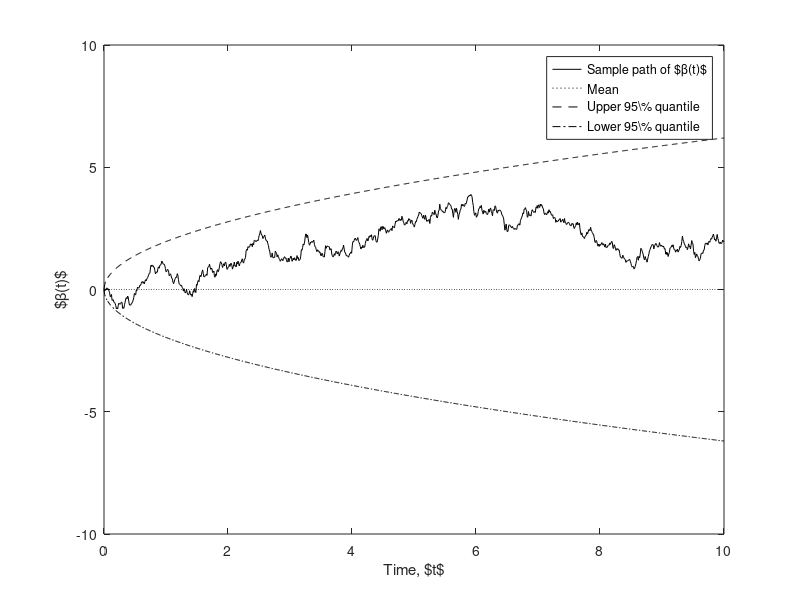
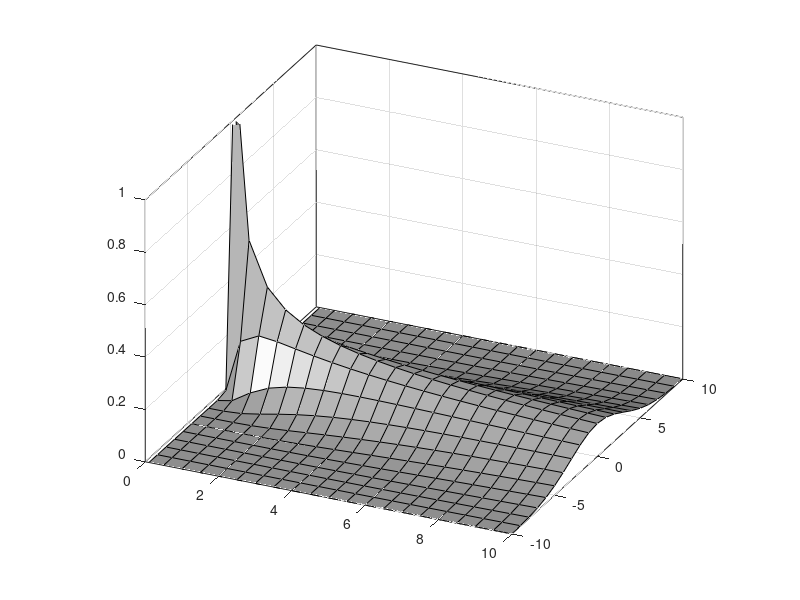

The MATLAB source for these figures, in order:
%% Figure 3.2: Two views of Brownian motion
%
% Copyright: 
%   2018 - Simo Särkkä and Arno Solin
%
% License:
%   This software is provided under the MIT License. See the accompanying 
%   LICENSE file for details.

%%

  if exist('rng') % Octave doesn't have rng
    rng(10,'twister')
  else
    randn('state',3);
  end
  
  t = linspace(0,10,1000);
  dt = t(2)-t(1);
  x = [0 cumsum(sqrt(dt)*randn(1,numel(t)-1))];
  
  % For Octave
  norminv = @(x,m,s) -sqrt(2)*erfcinv(2*x) .* s + m;
  normpdf = @(x,m,s) 1./(s .* sqrt(2*pi)) .* exp(-0.5*(x-m).^2 ./ s.^2);
  
  % Upper and lower bounds
  ub = norminv(0.975,zeros(size(t)),sqrt(t));
  lb = norminv(0.025,zeros(size(t)),sqrt(t));
  
  figure(1); clf
    plot(t,x,'-k', ...
         t,0*t,':k',...
         t,ub,'--k', ...
         t,lb,'-.k','LineWidth',0.5)
    
  % Legend
  legend('Sample path of $\beta(t)$','Mean', ...
    'Upper 95\% quantile','Lower 95\% quantile')  
    
  xlabel('Time, $t$')
  ylabel('$\beta(t)$')

  
%% Mesh  

  t = linspace(0,10,21); t(1) = .1;
  x = linspace(-10,10,21);
  [T,X] = meshgrid(t,x);
    
  P = normpdf(X(:),0.*T(:),sqrt(T(:)));
  P = reshape(P,size(T));
  
  figure(2); clf
  
    % Show surface
    if exist('surf2patch') % Matlab    
        p=surf2patch(T,X,P);
        h=patch(p,'EdgeColor','k','FaceColor',[.7 .7 .7],'FaceAlpha',.8,'LineWidth',.25);

        xlabel('Time, $t$')
        ylabel('$\beta(t)$')
        zlabel('$p(\beta(t))$') 

        camproj('perspective')
    else % Octave
        surfl(T,X,P);
        colormap gray;
    end
    
    axis vis3d, grid on, box on
    xlim([0 10])
    ylim([-10 10])
    zlim([0 1])
    
    view([25 25])
     